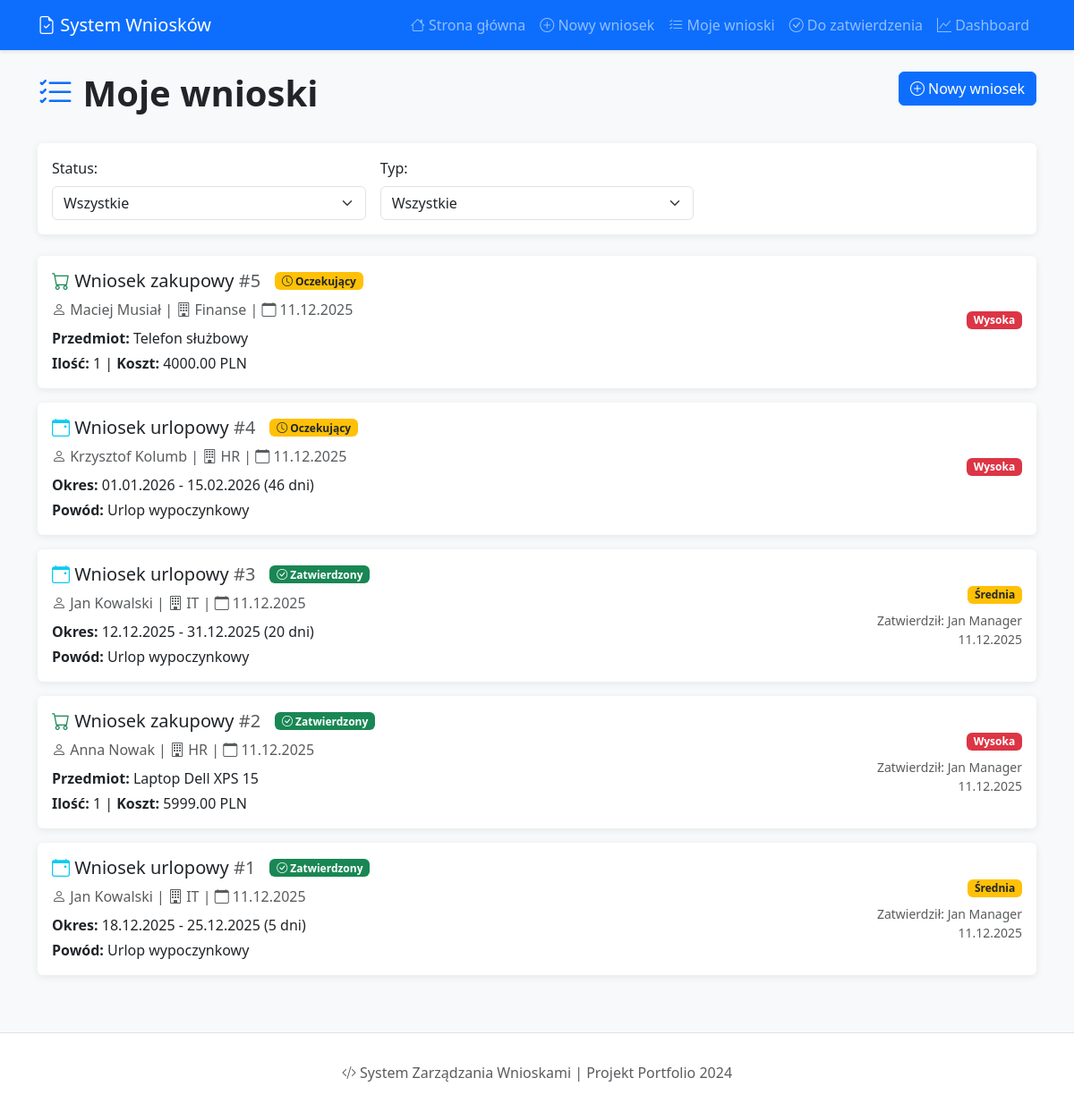
Screenshot of /my-requests with the database file from the repository.
### app.py (models this page shows, shortened)
class Request(db.Model):
    id = db.Column(db.Integer, primary_key=True)
    request_type = db.Column(db.String(50), nullable=False)  # 'Leave' or 'Purchase'
    employee_name = db.Column(db.String(100), nullable=False)
    employee_email = db.Column(db.String(100), nullable=False)
    department = db.Column(db.String(50))
    submission_date = db.Column(db.DateTime, default=datetime.utcnow)
    status = db.Column(db.String(50), default='Oczekujący')  # Oczekujący, Zatwierdzony, Odrzucony
    priority = db.Column(db.String(20), default='Średnia')
    leave_start_date = db.Column(db.Date)
    leave_end_date = db.Column(db.Date)
    leave_days = db.Column(db.Integer)
    leave_reason = db.Column(db.Text)
    item_description = db.Column(db.Text)
    quantity = db.Column(db.Integer)
    estimated_cost = db.Column(db.Float)
    justification = db.Column(db.Text)
    approver_name = db.Column(db.String(100))
    approver_email = db.Column(db.String(100))
    approval_date = db.Column(db.DateTime)
    approver_comments = db.Column(db.Text)

### app.py (the view)
@app.route('/my-requests')
def my_requests():
    status_filter = request.args.get('status', 'all')
    type_filter = request.args.get('type', 'all')
    query = Request.query
    if status_filter != 'all':
        query = query.filter_by(status=status_filter)
    if type_filter != 'all':
        query = query.filter_by(request_type=type_filter)
    requests_list = query.order_by(Request.submission_date.desc()).all()
    return render_template('my_requests.html',
                         requests=requests_list,
                         status_filter=status_filter,
                         type_filter=type_filter)

### templates/my_requests.html (shortened to what this page needs)
{% extends "base.html" %}
{% block content %}
<div class="row mb-4">
    <div class="col">
        <h1 class="display-6 fw-bold">
            <i class="bi bi-list-check text-primary"></i>
            Moje wnioski
        </h1>
    </div>
    <div class="col-auto">
        <a href="{{ url_for('new_request') }}" class="btn btn-primary">
            <i class="bi bi-plus-circle"></i> Nowy wniosek
        </a>
    </div>
</div>
<div class="card mb-4">
    <div class="card-body">
        <form method="GET" class="row g-3">
            <div class="col-md-4">
                <label class="form-label">Status:</label>
                <select name="status" class="form-select" onchange="this.form.submit()">
                    <option value="all" {% if status_filter == 'all' %}selected{% endif %}>Wszystkie</option>
                </select>
            </div>
            <div class="col-md-4">
                <label class="form-label">Typ:</label>
                <select name="type" class="form-select" onchange="this.form.submit()">
                    <option value="all" {% if type_filter == 'all' %}selected{% endif %}>Wszystkie</option>
                </select>
            </div>
        </form>
    </div>
</div>
{% if requests %}
    {% for req in requests %}
    <div class="card mb-3">
        <div class="card-body">
            <div class="row align-items-center">
                <div class="col-md-8">
                    <div class="d-flex align-items-center mb-2">
                        <h5 class="mb-0 me-3">
                            {% if req.request_type == 'Urlop' %}
                                <i class="bi bi-calendar-event text-info"></i> Wniosek urlopowy
                            {% else %}
                                <i class="bi bi-cart text-success"></i> Wniosek zakupowy
                            {% endif %}
                            <span class="text-muted">#{{ req.id }}</span>
                        </h5>
                        {% if req.status == 'Oczekujący' %}
                            <span class="badge bg-warning text-dark">
                                <i class="bi bi-clock"></i> Oczekujący
                            </span>
                        {% elif req.status == 'Zatwierdzony' %}
                            <span class="badge bg-success">
                                <i class="bi bi-check-circle"></i> Zatwierdzony
                            </span>
                        {% else %}
                            <span class="badge bg-danger">
                                <i class="bi bi-x-circle"></i> Odrzucony
                            </span>
                        {% endif %}
                    </div>
                    <p class="text-muted mb-2">
                        <i class="bi bi-person"></i> {{ req.employee_name }} |
                        <i class="bi bi-building"></i> {{ req.department }} |
                        <i class="bi bi-calendar"></i> {{ req.submission_date.strftime('%d.%m.%Y') }}
                    </p>
                    {% if req.request_type == 'Urlop' %}
                        <p class="mb-1">
                            <strong>Okres:</strong> {{ req.leave_start_date.strftime('%d.%m.%Y') }} - {{ req.leave_end_date.strftime('%d.%m.%Y') }}
                            ({{ req.leave_days }} dni)
                        </p>
                        <p class="mb-0"><strong>Powód:</strong> {{ req.leave_reason }}</p>
                    {% else %}
                        <p class="mb-1"><strong>Przedmiot:</strong> {{ req.item_description }}</p>
                        <p class="mb-0">
                            <strong>Ilość:</strong> {{ req.quantity }} |
                            <strong>Koszt:</strong> {{ "%.2f"|format(req.estimated_cost) }} PLN
                        </p>
                    {% endif %}
                </div>
                <div class="col-md-4 text-end">
                    <div class="mb-2">
                        <span class="badge {% if req.priority == 'Wysoka' %}bg-danger{% elif req.priority == 'Średnia' %}bg-warning text-dark{% else %}bg-secondary{% endif %}">
                            {{ req.priority }}
                        </span>
                    </div>
                    {% if req.status == 'Zatwierdzony' %}
                        <small class="text-muted d-block">
                            Zatwierdził: {{ req.approver_name }}<br>
                            {{ req.approval_date.strftime('%d.%m.%Y') }}
                        </small>
                    {% elif req.status == 'Odrzucony' %}
                        <small class="text-muted d-block">
                            Odrzucił: {{ req.approver_name }}<br>
                            {{ req.approval_date.strftime('%d.%m.%Y') }}
                        </small>
                    {% endif %}
                </div>
            </div>
        </div>
    </div>
    {% endfor %}
{% endif %}
{% endblock %}

### templates/base.html (style rules this page uses)
:root { --primary-color: #0d6efd; --success-color: #198754; --warning-color: #ffc107; --danger-color: #dc3545; }
body { background-color: #f8f9fa; font-family: 'Segoe UI', Tahoma, Geneva, Verdana, sans-serif; }
.card { border: none; box-shadow: 0 2px 8px rgba(0,0,0,.08); transition: transform 0.2s; }

### rows the page displays
Request: request_type "Zakup" (drawn), id "5", status "Oczekujący" (drawn), employee_name "Maciej Musiał", department "Finanse", submission_date "11.12.2025", item_description "Telefon służbowy", quantity "1", estimated_cost "4000.00", priority "Wysoka"
Request: request_type "Urlop" (drawn), id "4", status "Oczekujący" (drawn), employee_name "Krzysztof Kolumb", department "HR", submission_date "11.12.2025", leave_start_date "01.01.2026", leave_end_date "15.02.2026", leave_days "46", leave_reason "Urlop wypoczynkowy", priority "Wysoka"
Request: request_type "Urlop" (drawn), id "3", status "Zatwierdzony" (drawn), employee_name "Jan Kowalski", department "IT", submission_date "11.12.2025", leave_start_date "12.12.2025", leave_end_date "31.12.2025", leave_days "20", leave_reason "Urlop wypoczynkowy", priority "Średnia", approver_name "Jan Manager", approval_date "11.12.2025"
Request: request_type "Zakup" (drawn), id "2", status "Zatwierdzony" (drawn), employee_name "Anna Nowak", department "HR", submission_date "11.12.2025", item_description "Laptop Dell XPS 15", quantity "1", estimated_cost "5999.00", priority "Wysoka", approver_name "Jan Manager", approval_date "11.12.2025"
Request: request_type "Urlop" (drawn), id "1", status "Zatwierdzony" (drawn), employee_name "Jan Kowalski", department "IT", submission_date "11.12.2025", leave_start_date "18.12.2025", leave_end_date "25.12.2025", leave_days "5", leave_reason "Urlop wypoczynkowy", priority "Średnia", approver_name "Jan Manager", approval_date "11.12.2025"
